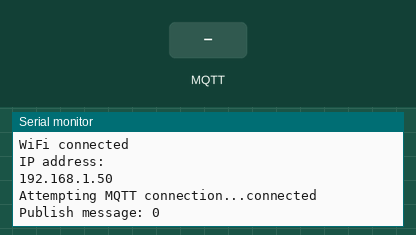
Recording of a sketch running on a simulated ESP8266 (NodeMCU). Parts: the last lines printed to the serial monitor. Inputs (shaded band) come from the test bench. WiFi joins after 1.5 s; servers stay silent unless stated; random numbers use the default seed unless the sketch sets one; no MQTT or app messages arrive unless stated.

Above: at 2.7 s.
2.8 s: MQTT message "1" arrives on the first subscribed topic
At 3.5 s:
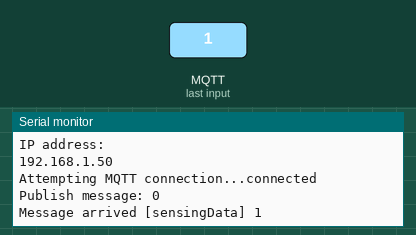
4.3 s: MQTT message "on" arrives on the first subscribed topic
At 4.7 s:
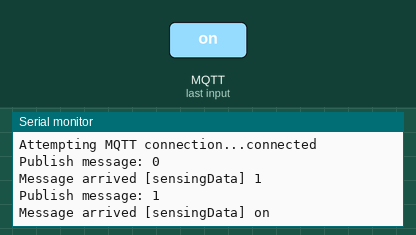
5.8 s: MQTT message "off" arrives on the first subscribed topic
At 5.96 s:
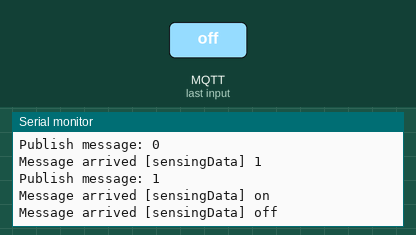

The sketch:

IoT_Gateway.ino
```cpp
#include <ESP8266WiFi.h>
#include <PubSubClient.h>
// Update these with values suitable for your network.

const char* ssid = "Tuan";
const char* password = "tuan@6789";
const char* mqtt_server = "test.mosquitto.org";

WiFiClient espClient;
PubSubClient client(espClient);// khoi tao 1 doi tuong wificlient co ten la espclient . su dung de quan ly ket noi wifi
unsigned long lastMsg = 0; // lastmsg de theo doi thoi diem cuoi cung ma tin nhan mqttduoc gui di
#define MSG_BUFFER_SIZE	(50)// kich thuoc mang msg = 50
char msg[MSG_BUFFER_SIZE];// mang dung de luu tru du lieu tin nhan truoc khi gui di
int value = 0; // tang gia tri theo thoi gian va gui noi dung tin nhan di
int count = 0;

void setup_wifi() {// ket noi wifi

  delay(10);
  // We start by connecting to a WiFi network
  Serial.println();
  Serial.print("Connecting to ");
  Serial.println(ssid);

  WiFi.mode(WIFI_STA); // esp8266  ve che do station . ket noi voi 1 wifi cho truoc
  WiFi.begin(ssid, password);

  while (WiFi.status() != WL_CONNECTED) {
    delay(500);
    Serial.print(".");// moi lan liem tra ket noi khong thanh cong se in ra 1 dau .
  }

  randomSeed(micros());// ham micros de lay gia tri microgiay hien tai tu thoi diem khoi dong

  Serial.println("");
  Serial.println("WiFi connected");
  Serial.println("IP address: ");
  Serial.println(WiFi.localIP());

}
void callback(char* topic, byte* payload, unsigned int length) {// de xu ly du lieu khi 1 tin nhan mqtt duoc nhan,xu ly cac tin nhan den
  // topic : chu de tin nhan mqtt
  //byte : mang byte chua du lieu tin nhan
  //length : do daicua du lieu
  Serial.print("Message arrived [");
  Serial.print(topic);
  Serial.print("] ");
  for (int i = 0; i < length; i++) {
    Serial.print((char)payload[i]);
  }
  Serial.println();
}

void reconnect() {// khi bi mat ket noi hoac chua ket noi ban dau
  // Loop until we're reconnected
  while (!client.connected()) {
    Serial.print("Attempting MQTT connection...");
    // Create a random client ID
    String clientId = "ESP8266Client-";// tao 1 chuoi clientid de xac dinh 1 cah duuy nhat cho thiet bi trong mang mqtt
    clientId += String(random(0xffff), HEX);// noi them 1 so hexa ngay nhien vao day de cho no la duy nhat
    // Attempt to connect
    if (client.connect(clientId.c_str())) {// neu ket noi thanh cong
      Serial.println("connected");// in ra neu ket noi thanh cong
      // Once connected, publish an announcement...
      client.publish("controlData", "hello IoT Node...");// dui len chu de controldata tin nhan voi noi dung..
      // ... and resubscribe
      client.subscribe("sensingData");// nhan tin nhan tu chu de sensing data khi ket noi thanh cong
    } else { //neu fail
      Serial.print("failed, rc=");
      Serial.print(client.state());//In ra mã trạng thái của đối tượng client để biết lý do kết nối không thành công.
      Serial.println(" try again in 5 seconds");
      // Wait 5 seconds before retrying
      delay(5000);
    }
  }
}

void setup() {
  Serial.begin(115200);
  setup_wifi();
  client.setServer(mqtt_server, 1883);// thiet lap may chu mqtt va port
  client.setCallback(callback);// khi tin nhan den ham call back duoc goi de xu ly du lieu tin nhan
}

void loop() {

  if (!client.connected()) {// kiem tra ket noi mqtt co duoc thiet lap k . neu k goi ham reconnet
    reconnect();
  }
  client.loop();

  unsigned long now = millis();// lay thoi dian hien tai tinh bang milisecond tinh tu khhi thiet bi khoi dong
  if (now - lastMsg > 2000) { // kiem tra neu da qua 2s tu lan gui tin nhan truoc
    lastMsg = now;// cap nhat gia tri last msg de theo doi làn gui tin nhan cuoi cung
    ++value;// tang gia tri bien value
    if (!(value%2)){
      snprintf (msg, MSG_BUFFER_SIZE, "1");
      Serial.print("Publish message: ");
      Serial.println(msg);
      client.publish("controlData", msg);// gui tin nhan len chu de controldata
    }else{
      snprintf (msg, MSG_BUFFER_SIZE, "0");
      Serial.print("Publish message: ");
      Serial.println(msg);
      client.publish("controlData", msg);
    }
  }
}
```

Measured:
- after the input at 2.8 s, the serial monitor: prints a new line at once (image 1)
- after the input at 4.3 s, the serial monitor: prints a new line at once (image 2)
- after the input at 5.8 s, the serial monitor: prints a new line at once (image 3)
